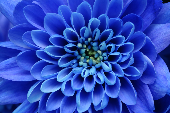
#> input picture coursebook/modules/m2/data/flower.png, 170 x 113 px
$ jupyter execute --allow-errors 2.2.4.4-ImageData.ipynb   (older library calls are emulated)
#> lines starting #> are read from the running program, lines starting #| are printed output that depends on the picture; long printed decimals are rounded
# 2.2.4.4 Image Data

Earlier in this module, we introduced image data as a 2d or 3d tensor
representing pixel values.

Commonly, we may wish to resize, reshape, normalise or standardise image
data.

Normalisation vs Standardisation:

- *Normalisation* will typically rescale the values into a range of [0,1].
- *Standardisation* will typically rescale data to have a mean of 0 and a standard deviation of 1 (unit variance).`

## Resizing (and Resampling)

Resizing vs Resampling:

- The term *resize* can be used to refer to changing the physical
  size of an image without changing the number of pixels.
- In these contexts, *resampling* is used to refer to
  the operation that changes the total number of pixels.

However, many popular Python image libraries use the term *resize* to
refer to changing the total number of pixels. We will follow this
convention.

When resizing, interpolation methods determine pixel values when upsampling or downsampling an image. In the case of
    upsampling, the method determines the value for "new" pixels.

### OpenCV Interpolation

The OpenCV docs provide some info on [resizing](https://docs.opencv.org/2.4.13.7/modules/imgproc/doc/geometric_transformations.html#resize), with brief mention of interpolation methods.
A friendly explanation of the interpolation methods available is given in [this article](https://www.pyimagesearch.com/2021/01/20/opencv-resize-image-cv2-resize/) under the "Comparing OpenCV interpolation methods" heading.

For example, using the OpenCV library:

[cell 1]
import cv2
from matplotlib import pyplot as plt

im = cv2.imread("./data/smiley_16.png")
#> (the rest of this cell did not finish here and is left out)

## Standardisation

Image processing will often expect the data to be standardised.

As we’ve seen that our image data is represented in a numeric 2d or 3d
tensor, we can standardise by converting the image to have zero mean,
and unit variance.

[cell 2]
import cv2
from matplotlib import pyplot as plt
import numpy as np

im = cv2.imread("data/flower.png") # convert colour as we’re loading in BGR rather than RGB
#> im is the input picture: shape (113, 170, 3); mean B, G, R 187.3, 72.8, 43.9
im = cv2.cvtColor(im, cv2.COLOR_BGR2RGB)

means = np.mean(im, axis=(0, 1), keepdims=True)
#> means = [[43.89, 72.85, 187.3]]
stds = np.std(im, axis=(0, 1), keepdims=True)
#> stds = [[34.92, 48.46, 52.9]]

print(f"means: {means}")
#| means: [[[ 43.886  72.847 187.303]]]
print(f"stds: {stds}\n")
#| stds: [[[34.915 48.455  52.904]]]

# subtract means and divide by stds
result = (im - means) / stds
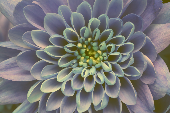
#> result: shape (113, 170, 3) float64; mean R, G, B -9.93e-16, 3.25e-16, 6e-16; drawn with min black and max white

# continue from last
# display with matplotlib
# scale range to [0,255] for display
for_vis = cv2.normalize(result, None, 0, 255, norm_type=cv2.NORM_MINMAX, dtype=cv2.CV_8U)

fig, ax = plt.subplots(nrows=1, ncols=2, figsize=(15, 5), dpi=80, sharex=True, sharey=True,)
ax[0].imshow(im, cmap='gray')
ax[0].set_title("original")
ax[0].axis('off')

ax[1].imshow(for_vis)
ax[1].set_title("standardised (for display only)")
ax[1].axis('off')

plt.show()
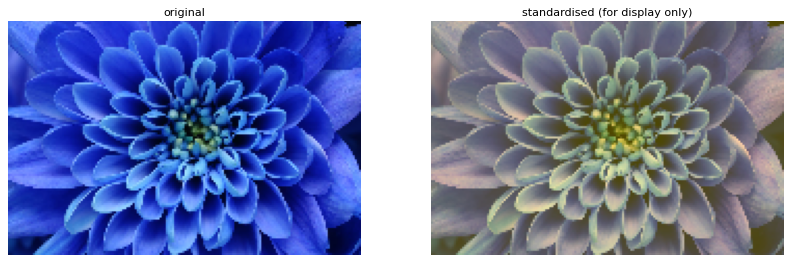
#> figure drawn by matplotlib, 2 panels

Some sanity checks (code and output) for standardisation hidden below.

[cell 3]
### sanity checks

# check new means and stds
means, stds = cv2.meanStdDev(result)
#> means = [-9.93e-16, 3.25e-16, 6e-16]; stds = [1, 1, 1]
print(f"new means: {[round(m[0], 3) for m in means]}")
#| new means: [-0.0, 0.0, 0.0]
print(f"new stds: {[round(m[0], 3) for m in stds]}\n")
#| new stds: [1.0, 1.0, 1.0]

# check our new means are 0 (within given tolerance)
np.testing.assert_allclose(means, 0, atol=1e-07) # check our new stds are 1 (within given tolerance)
np.testing.assert_allclose(stds, 1)

# show top left "pixel"
print(f"original top left: {im[0, 0, :]}")
#| original top left: [ 78 127 249]
print(f"standardised top left: {result[0, 0, :]}")
#| standardised top left: [0.9771 1.118 1.166]
print()

However, for many deep learning tasks, it is common to standardise image data by using precomputed dataset means and standard deviations,
rather than calculate these for each image. For example, using the ImageNet values:

[cell 4]
import cv2

im = cv2.imread("data/flower.png")
# convert colour as we're loading in BGR rather than RGB
im = cv2.cvtColor(im, cv2.COLOR_BGR2RGB)

imagenet_means = [0.485, 0.456, 0.406],
imagenet_stds = [0.229, 0.224, 0.225]

# assumes we're in range [0,1] rather than [0,255]
scaled = cv2.normalize(im, None, 0, 1, norm_type=cv2.NORM_MINMAX, dtype=cv2.CV_32F)

# subtract means and divide by stds
imagenet_result = (scaled - imagenet_means) / imagenet_stds
print(imagenet_result[0,0,:])
#| [-0.7822  0.1877   2.535]


# continue from last
# display with matplotlib
# scale range to \[0,255\] for display
imagenet_for_vis = cv2.normalize(imagenet_result, None, 0, 255,
norm_type=cv2.NORM_MINMAX, dtype=cv2.CV_8U)

fig, ax = plt.subplots(nrows=1, ncols=2, figsize=(15, 5), dpi=80,
sharex=True, sharey=True,)
ax[0].imshow(im, cmap='gray')
ax[0].set_title("original")
ax[0].axis('off')

ax[1].imshow(imagenet_for_vis)
ax[1].set_title("ImageNet standarised (for display only)")
ax[1].axis('off')

plt.show()
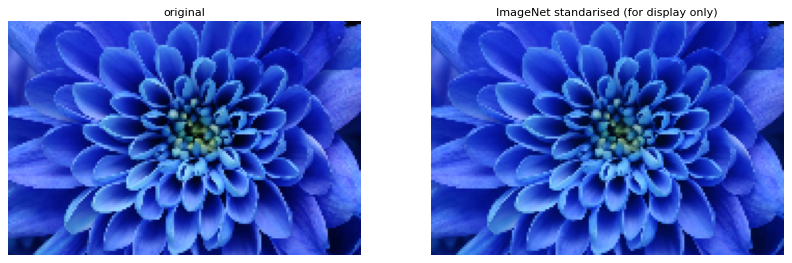
#> figure drawn by matplotlib, 2 panels

$ run again, with coursebook/modules/m2/data/Iris.jpg saved as coursebook/modules/m2/data/flower.png
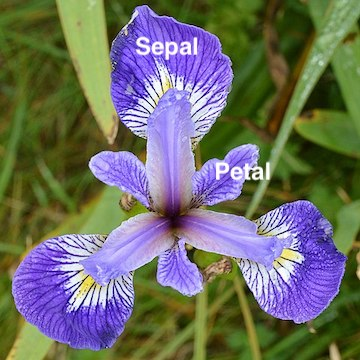
#> input picture coursebook/modules/m2/data/Iris.jpg, 360 x 360 px
#> im is the input picture: shape (360, 360, 3); mean B, G, R 101.9, 110.6, 109.4
#> `means = np.mean(im, axis=(0, 1), keepdims=True)`: means = [[109.4, 110.6, 101.9]]
#> `stds = np.std(im, axis=(0, 1), keepdims=True)`: stds = [[52.58, 49.92, 93.07]]
#| means: [[[109.357 110.627 101.851]]]
#| stds: [[[52.582 49.924 93.069]]]
#> `result = (im - means) / stds`:
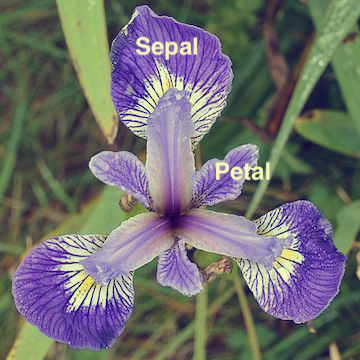
#> result: shape (360, 360, 3) float64; mean R, G, B 1.14e-14, -1.85e-16, -8.22e-15; drawn with min black and max white
#> `means, stds = cv2.meanStdDev(result)`: means = [1.14e-14, -1.85e-16, -8.22e-15]; stds = [1, 1, 1]
#| new means: [0.0, -0.0, -0.0]
#| new stds: [1.0, 1.0, 1.0]
#| original top left: [ 84 101  31]
#| standardised top left: [-0.4822 -0.1928 -0.7613]
#| [-0.6794 -0.2675 -1.264 ]
#> `plt.show()`:
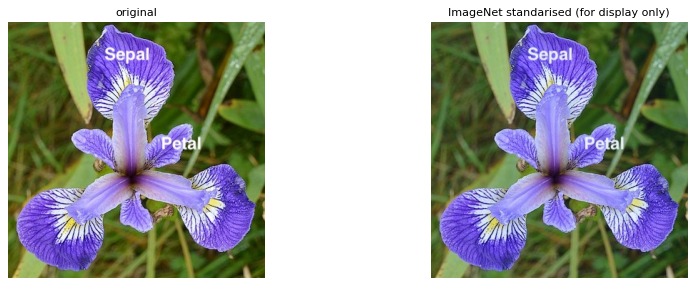
#> figure drawn by matplotlib, 2 panels
